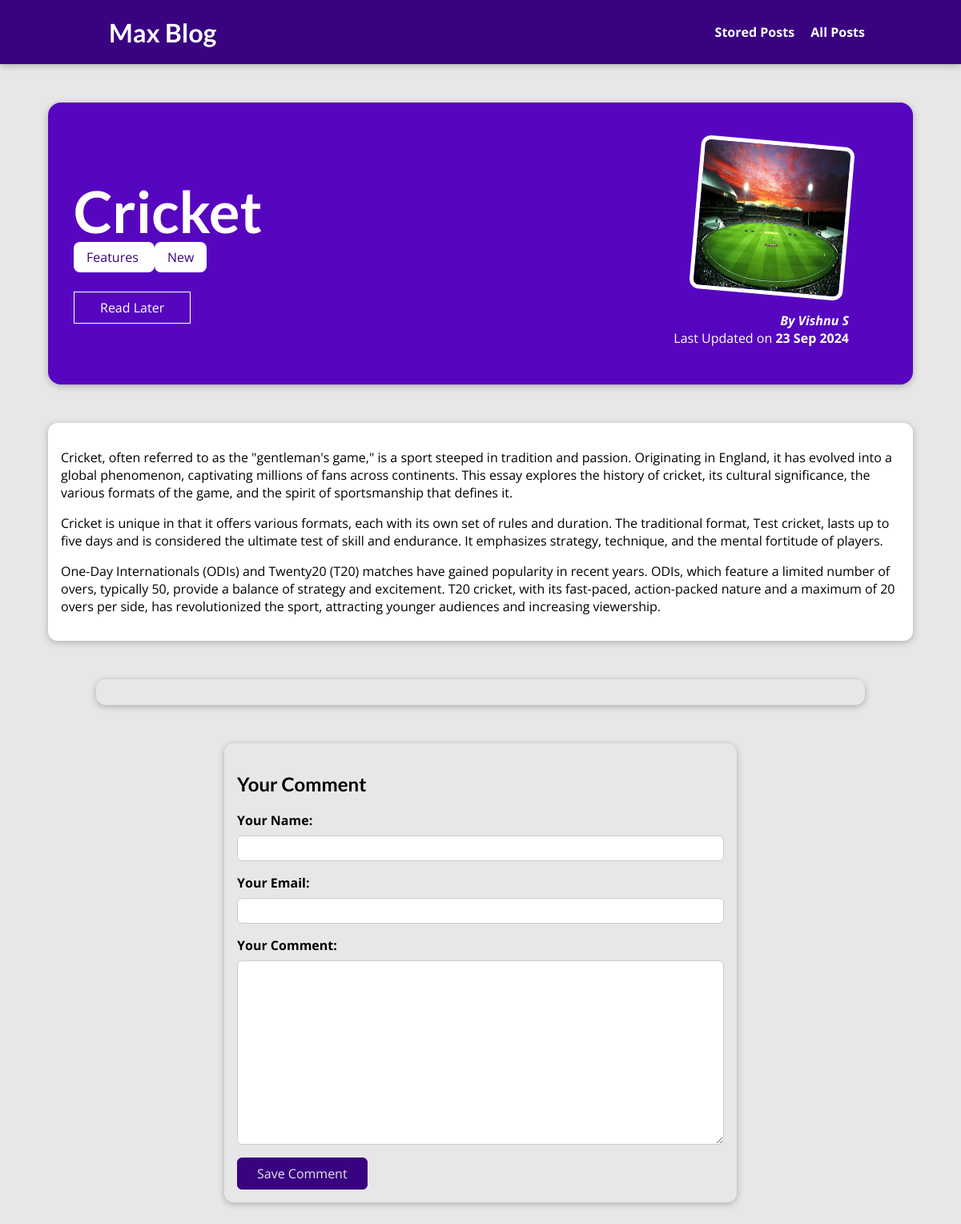
/posts/cricket, run on the app's committed database.
### blog/models.py (models this page shows, shortened)
class Post(models.Model):
    title=models.CharField(max_length=50)
    excerpt=models.CharField(max_length=100)
    image=models.ImageField(upload_to="posts",null=True)
    date=models.DateField(auto_now=True)
    slug=models.SlugField(unique=True,db_index=True)
    content=models.TextField(validators=[MinLengthValidator(10)])
    author = models.ForeignKey(
        Author, on_delete=models.SET_NULL, null=True, related_name="posts")
    tags = models.ManyToManyField(Tag)

class Tag(models.Model):
    caption=models.CharField(max_length=20)

class Author(models.Model):
    first_name = models.CharField(max_length=50)
    last_name = models.CharField(max_length=50)
    email_address=models.EmailField(max_length=40)
    def full_name(self):
        return f"{self.first_name} {self.last_name}"
    def __str__(self):
        return self.full_name()

### blog/views.py (the view, shortened to what this page needs)
# urls.py: path("posts/<slug:slug>",views.SinglePostView.as_view(), name="post-detail-page"),
class SinglePostView(View):
    def is_stored_post(self, request , post_id):
        stored_posts = request.session.get("stored_posts")
        if stored_posts is not None:
            is_saved_for_later = post_id in stored_posts
        else:
            is_saved_for_later = False
        return is_saved_for_later
    def get(self, request, slug):
        post= Post.objects.get(slug=slug)
        context={
            "post":post,
            "post_tags":post.tags.all(),
            "comment_form":CommentForm,
            "comments":post.comments.all().order_by("-id"),
            "saved_for_later":self.is_stored_post(request, post.id)
        }
        return render(request, "blog/post-detail.html",context)

### blog/templates/blog/post-detail.html (shortened to what this page needs)
{% extends "base.html" %}
{% load static %}
{% block css_files %}
    <link rel="stylesheet" href="{% static 'blog/post-detail.css' %}"/>
{% endblock %}
{% block content %}
    <section id="summary">
     <h2>{{ post.title }}</h2>
        <div>
            {% for tag in post_tags %}
             <span class="tag"> {{tag.caption }} </span>
            {% endfor %}
        </div>
        <div id="read">
          <form action="{% url "read-later" %}" method="POST">
             <button>
                {% if saved_for_later %}
                    Remove from "Read Later" List
                {% else %}
                    Read Later
                {% endif %}
             </button>
          </form>
        </div>
        <article>
           <img src="{{ post.image.url }}" alt="{{post.title}}"/>
           <address> By <a href="mailto:{{post.author.email_address}}">{{ post.author }}</a></address>
        <div>
            Last Updated on <time> {{post.date | date:" d M Y "}} </time>
        </div>
        </article>
    </section>
<main>
    {{ post.content | linebreaks }}
</main>
<section id="comments">
</section>
<section id="comment-form" >
    <h2>Your Comment</h2>
    <form action="{% url "post-detail-page" post.slug %}" method="POST">
        {% for form_field in comment_form %}
          <div class="form{% if form_field.errors %} invalid {% endif %}">
            {{ form_field.label_tag }}
            {{ form_field }}
          </div>
        {% endfor%}
        <button> Save Comment</button>
    </form>
</section>
{% endblock %}

### static/app.css (style rules this page uses)
* { box-sizing: border-box; }
html { font-family: 'Open Sans', 'Lato', sans-serif; }
body { margin: 0; }
h1, h2, h3 { font-family: 'Lato', sans-serif; font-weight: bold; }

### blog/static/blog/post-detail.css (style rules this page uses)
body { background-color: #e7e7e7; }
#summary { margin: 8rem auto 3rem auto; padding: 2rem; width: 90%; max-width: 90rem; border-radius: 16px; background-color: #5706c0; position: relative; box-shadow: 0 2px 8px rgba(0, 0, 0, 0.25); height: 22rem; }
#summary h2 { color: white; font-size: 4.5rem; margin-bottom: 0.25rem; }
#summary article { position: absolute; top: 2rem; right: 3rem; padding: 1rem 2rem; border-radius: 12px; text-align: right; color: white; }
#summary article img { width: 12rem; height: 12rem; border-radius: 12px; transform: rotateZ(5deg); border: 5px solid white; margin-bottom: 1rem; }
#summary address { font-weight: bold; }
#summary a { color: white; text-decoration: none; }
#summary time { font-weight: bold; }
#read { margin: 2rem 0; }
#read button { background-color: transparent; border: 1px solid white; padding: 0.5rem 2rem; font: inherit; color: white; cursor: pointer; }
main { width: 90%; max-width: 90rem; margin: 3rem auto; background-color: white; padding: 1rem; border-radius: 12px; box-shadow: 0 2px 8px rgba(0, 0, 0, 0.25); }
.tag { background-color: white; color: #390281; padding: 0.5rem 1rem; border-radius: 8px; }
#comment-form { margin: 3rem auto; width: 90rem; max-width: 40rem; border-radius: 12px; background-color: #e7e7e7; box-shadow: 0 2px 8px rgba(0, 0, 0, 0.25); padding: 1rem; }
#comment-form button { font: inherit; background-color: #390281; color: #e7e7e7; border: 1px solid #390281; padding: 0.5rem 1.5rem; border-radius: 6px; cursor: pointer; }
.form { margin-bottom: 1rem; }
.form label { font-weight: bold; margin-bottom: 0.5rem; display: block; }
.form input, .form textarea { display: block; width: 100%; font: inherit; padding: 0.25rem; border-radius: 6px; border: 1px solid #ccc; }
#comments { margin: 3rem auto; width: 90rem; max-width: 60rem; border-radius: 12px; background-color: #e7e7e7; box-shadow: 0 2px 8px rgba(0, 0, 0, 0.25); padding: 1rem 2rem; }

### data on the page
Post: title "Cricket", image (picture), author "Vishnu S", date "23 Sep 2024", content "Cricket, often referred to as the \"gentleman's game,\" is a sport steeped in tradition and passion. Originating in England, it has evolved into a global phenomenon, captivating millions of fans across continents. This essay explores the history of cricket, its cultural significance, the various formats of the game, and the spirit of sportsmanship that defines it. Cricket is unique in that it offers various formats, each with its own set of rules and duration. The traditional format, Test cricket, lasts up to five days and is considered the ultimate test of skill and endurance. It emphasizes strategy, technique, and the mental fortitude of players. One-Day Internationals (ODIs) and Twenty20…"
Tag: caption "Features"
Tag: caption "New"
